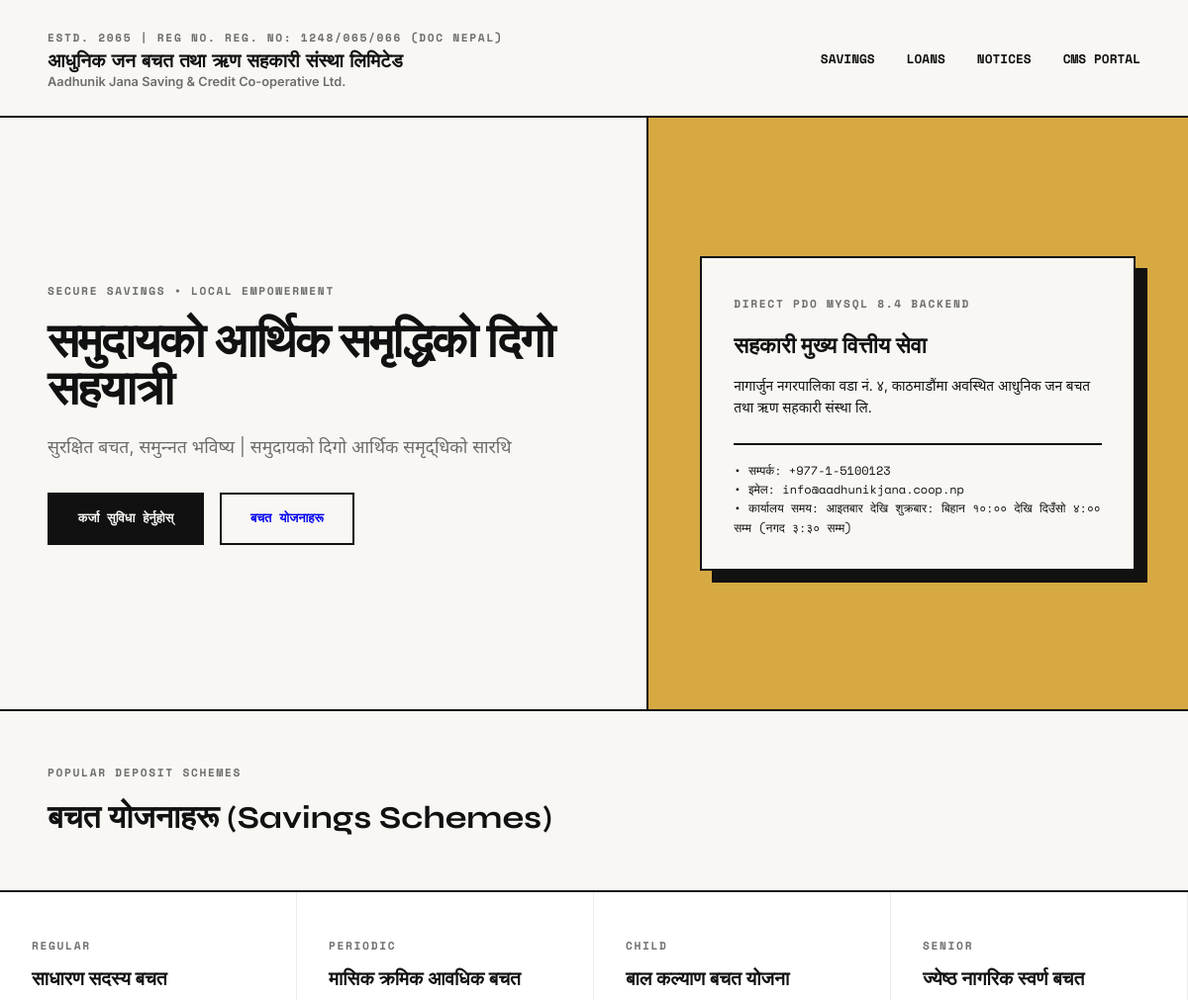
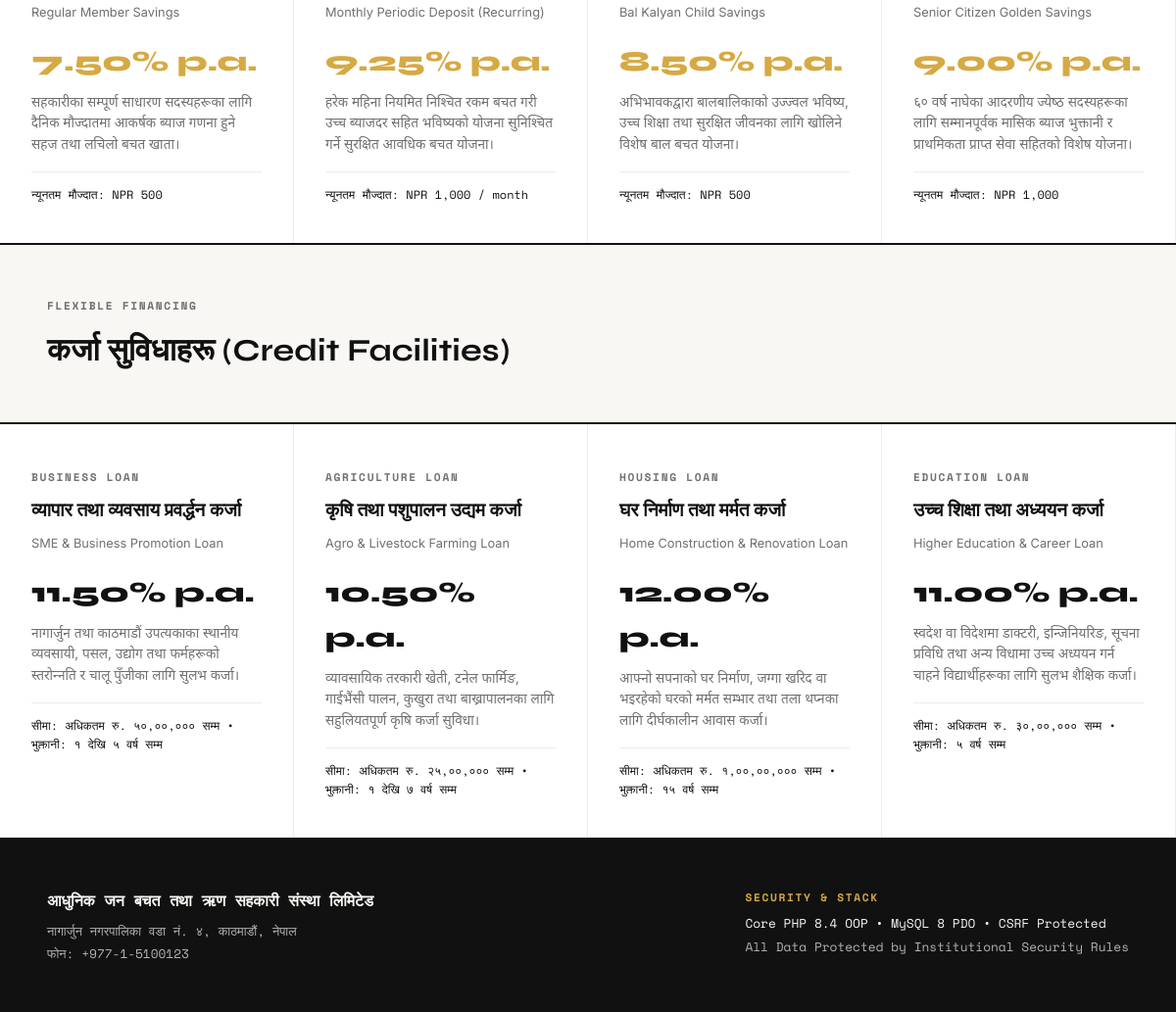
Page /backend/public/index.php on the committed database (2 pictures, top to bottom).
### tables this page shows
CREATE TABLE IF NOT EXISTS `savings_schemes` (
    `id` INT AUTO_INCREMENT PRIMARY KEY,
    `name_en` VARCHAR(150) NOT NULL,
    `name_ne` VARCHAR(150) NOT NULL,
    `category` ENUM('Regular', 'Periodic', 'Special', 'Child', 'Senior') DEFAULT 'Regular',
    `interest_rate` VARCHAR(50) NOT NULL,
    `minimum_deposit` VARCHAR(50) NOT NULL,
    `duration_en` VARCHAR(100) NOT NULL,
    `duration_ne` VARCHAR(100) NOT NULL,
    `description_en` TEXT NOT NULL,
    `description_ne` TEXT NOT NULL,
    `features_json` JSON NULL,
    `features_ne_json` JSON NULL,
    `eligibility_en` VARCHAR(255) NULL,
    `eligibility_ne` VARCHAR(255) NULL,
    `badge` VARCHAR(50) NULL,
    `is_active` TINYINT(1) DEFAULT 1,
    `created_at` TIMESTAMP DEFAULT CURRENT_TIMESTAMP,
    `updated_at` TIMESTAMP DEFAULT CURRENT_TIMESTAMP ON UPDATE CURRENT_TIMESTAMP
);

CREATE TABLE IF NOT EXISTS `loan_schemes` (
    `id` INT AUTO_INCREMENT PRIMARY KEY,
    `name_en` VARCHAR(150) NOT NULL,
    `name_ne` VARCHAR(150) NOT NULL,
    `category` ENUM('Business', 'Agriculture', 'Housing', 'Education', 'Emergency', 'Personal') NOT NULL,
    `interest_rate` VARCHAR(50) NOT NULL,
    `loan_limit_en` VARCHAR(100) NOT NULL,
    `loan_limit_ne` VARCHAR(100) NOT NULL,
    `tenure_en` VARCHAR(100) NOT NULL,
    `tenure_ne` VARCHAR(100) NOT NULL,
    `description_en` TEXT NOT NULL,
    `description_ne` TEXT NOT NULL,
    `features_json` JSON NULL,
    `features_ne_json` JSON NULL,
    `documents_json` JSON NULL,
    `documents_ne_json` JSON NULL,
    `is_active` TINYINT(1) DEFAULT 1,
    `created_at` TIMESTAMP DEFAULT CURRENT_TIMESTAMP,
    `updated_at` TIMESTAMP DEFAULT CURRENT_TIMESTAMP ON UPDATE CURRENT_TIMESTAMP
);

### backend/includes/functions.php (called while the page is built, shortened)
<?php
function e(?string $string): string {
    return htmlspecialchars($string ?? '', ENT_QUOTES, 'UTF-8');
}

### backend/public/index.php (the view, shortened to what this page needs)
<?php
require_once __DIR__ . '/../includes/functions.php';
$db = Database::getConnection();
$settingsStmt = $db->query("SELECT setting_key, setting_value FROM website_settings");
$settings = [];
foreach ($settingsStmt->fetchAll() as $r) {
    $settings[$r['setting_key']] = $r['setting_value'];
}
$savingsStmt = $db->query("SELECT * FROM savings_schemes WHERE is_active = 1 LIMIT 4");
$savingsSchemes = $savingsStmt->fetchAll();
$loansStmt = $db->query("SELECT * FROM loan_schemes WHERE is_active = 1 LIMIT 4");
$loanSchemes = $loansStmt->fetchAll();
?>
<!DOCTYPE html>
<html lang="ne">
<head>
</head>
<body>
    <header>
        <div>
            <span class="label">ESTD. 2065 | REG NO. <?= e($settings['reg_number'] ?? APP_REG_NO) ?></span>
            <div class="logo-title"><?= e($settings['org_name_ne'] ?? APP_NAME_NE) ?></div>
            <div style="font-size: 0.8rem; font-weight: 600; color: var(--ink-medium);"><?= e($settings['org_name_en'] ?? APP_NAME_EN) ?></div>
        </div>
        <nav>
            <ul>
                <li><a href="#savings">Savings</a></li>
                <li><a href="#loans">Loans</a></li>
                <li><a href="#notices">Notices</a></li>
                <li><a href="/admin/index.php">CMS Portal</a></li>
            </ul>
        </nav>
    </header>
    <section class="hero">
        <div class="hero-text">
            <span class="label">SECURE SAVINGS • LOCAL EMPOWERMENT</span>
            <h1>समुदायको आर्थिक समृद्धिको दिगो सहयात्री</h1>
            <p style="font-size: 1.1rem; color: var(--ink-medium); max-width: 580px;">
                <?= e($settings['slogan_ne'] ?? 'सुरक्षित बचत, समुन्नत भविष्य | समुदायको दिगो आर्थिक समृद्धिको सारथि') ?>
            </p>
            <div style="margin-top: 2rem; display: flex; gap: 1rem;">
                <a href="#loans" class="btn btn-primary">कर्जा सुविधा हेर्नुहोस्</a>
                <a href="#savings" class="btn">बचत योजनाहरू</a>
            </div>
        </div>
        <div class="hero-image">
            <div class="hero-card">
                <span class="label">DIRECT PDO MYSQL 8.4 BACKEND</span>
                <h3 style="font-family: 'Syne', sans-serif; font-size: 1.4rem; margin: 0.8rem 0;">सहकारी मुख्य वित्तीय सेवा</h3>
                <p style="font-size: 0.85rem; margin-bottom: 1.5rem;">
                    नागार्जुन नगरपालिका वडा नं. ४, काठमाडौंमा अवस्थित आधुनिक जन बचत तथा ऋण सहकारी संस्था लि.
                </p>
                <div style="border-top: 2px solid var(--ink); padding-top: 1rem; font-family: 'Space Mono', monospace; font-size: 0.75rem;">
                    <div>• सम्पर्क: <?= e($settings['phone'] ?? '+977-1-5100123') ?></div>
                    <div>• इमेल: <?= e($settings['email'] ?? 'info@aadhunikjana.coop.np') ?></div>
                    <div>• कार्यालय समय: <?= e($settings['office_hours_ne'] ?? '१०:०० - ४:००') ?></div>
                </div>
            </div>
        </div>
    </section>
    <div style="padding: 3rem 4vw; border-bottom: 2px solid var(--ink);" id="savings">
        <span class="label">POPULAR DEPOSIT SCHEMES</span>
        <h2 style="font-family: 'Syne', sans-serif; font-size: 2rem; margin-top: 0.5rem;">बचत योजनाहरू (Savings Schemes)</h2>
    </div>
    <div class="grid-section">
        <?php foreach ($savingsSchemes as $s): ?>
            <div class="grid-item">
                <span class="label"><?= e($s['category']) ?></span>
                <h3 style="font-family: 'Syne', sans-serif; font-size: 1.2rem; margin: 0.5rem 0;"><?= e($s['name_ne']) ?></h3>
                <div style="font-size: 0.8rem; color: var(--ink-medium); margin-bottom: 1rem;"><?= e($s['name_en']) ?></div>
                <div style="font-family: 'Syne', sans-serif; font-size: 1.8rem; font-weight: 800; color: var(--accent); margin-bottom: 0.5rem;">
                    <?= e($s['interest_rate']) ?>
                </div>
                <p style="font-size: 0.85rem; color: var(--ink-medium); margin-bottom: 1rem;"><?= e($s['description_ne']) ?></p>
                <div style="font-family: 'Space Mono', monospace; font-size: 0.75rem; border-top: 1px solid var(--ink-faint); padding-top: 0.8rem;">
                    न्यूनतम मौज्दात: <?= e($s['minimum_deposit']) ?>
                </div>
            </div>
        <?php endforeach; ?>
    </div>
    <div style="padding: 3rem 4vw; border-bottom: 2px solid var(--ink);" id="loans">
        <span class="label">FLEXIBLE FINANCING</span>
        <h2 style="font-family: 'Syne', sans-serif; font-size: 2rem; margin-top: 0.5rem;">कर्जा सुविधाहरू (Credit Facilities)</h2>
    </div>
    <div class="grid-section">
        <?php foreach ($loanSchemes as $l): ?>
            <div class="grid-item">
                <span class="label"><?= e($l['category']) ?> LOAN</span>
                <h3 style="font-family: 'Syne', sans-serif; font-size: 1.2rem; margin: 0.5rem 0;"><?= e($l['name_ne']) ?></h3>
                <div style="font-size: 0.8rem; color: var(--ink-medium); margin-bottom: 1rem;"><?= e($l['name_en']) ?></div>
                <div style="font-family: 'Syne', sans-serif; font-size: 1.8rem; font-weight: 800; margin-bottom: 0.5rem;">
                    <?= e($l['interest_rate']) ?>
                </div>
                <p style="font-size: 0.85rem; color: var(--ink-medium); margin-bottom: 1rem;"><?= e($l['description_ne']) ?></p>
                <div style="font-family: 'Space Mono', monospace; font-size: 0.75rem; border-top: 1px solid var(--ink-faint); padding-top: 0.8rem;">
                    सीमा: <?= e($l['loan_limit_ne']) ?> • भुक्तानी: <?= e($l['tenure_ne']) ?>
                </div>
            </div>
        <?php endforeach; ?>
    </div>
    <footer>
        <div style="display: flex; justify-content: space-between; flex-wrap: wrap; gap: 2rem;">
            <div>
                <div style="font-weight: 700; font-size: 1rem;"><?= e($settings['org_name_ne'] ?? APP_NAME_NE) ?></div>
                <div style="margin-top: 0.5rem; opacity: 0.7;"><?= e($settings['address_ne'] ?? APP_LOCATION) ?></div>
                <div style="margin-top: 0.2rem; opacity: 0.7;">फोन: <?= e($settings['phone'] ?? '+977-1-5100123') ?></div>
            </div>
            <div>
                <div class="label" style="color: var(--accent);">SECURITY & STACK</div>
                <div style="margin-top: 0.5rem;">Core PHP 8.4 OOP • MySQL 8 PDO • CSRF Protected</div>
                <div style="opacity: 0.7; margin-top: 0.2rem;">All Data Protected by Institutional Security Rules</div>
            </div>
        </div>
    </footer>
</body>
</html>

### backend/public/index.php (style rules this page uses)
:root { --bg: #f8f7f4; --ink: #111111; --accent: #d6a943; --ink-faint: rgba(17, 17, 17, 0.08); --ink-medium: rgba(17, 17, 17, 0.6); }
* { margin: 0; padding: 0; box-sizing: border-box; }
body { background-color: var(--bg); color: var(--ink); font-family: 'Inter', 'Noto Sans Devanagari', sans-serif; line-height: 1.6; }
.label { font-family: 'Space Mono', monospace; font-size: 0.7rem; text-transform: uppercase; letter-spacing: 0.15em; color: var(--ink-medium); font-weight: 700; }
header { display: grid; grid-template-columns: 1fr auto; padding: 1.5rem 4vw; border-bottom: 2px solid var(--ink); align-items: center; background: var(--bg); position: sticky; top: 0; z-index: 100; }
.logo-title { font-family: 'Syne', sans-serif; font-size: 1.2rem; font-weight: 800; line-height: 1.2; }
nav ul { display: flex; gap: 2rem; list-style: none; }
nav a { text-decoration: none; color: var(--ink); font-size: 0.8rem; font-weight: 700; font-family: 'Space Mono', monospace; text-transform: uppercase; }
.hero { display: grid; grid-template-columns: 1.2fr 1fr; min-height: 75vh; border-bottom: 2px solid var(--ink); }
.hero-text { padding: 6vw 4vw; border-right: 2px solid var(--ink); display: flex; flex-direction: column; justify-content: center; }
h1 { font-family: 'Syne', sans-serif; font-size: clamp(2rem, 4vw, 4rem); line-height: 1; margin: 1.2rem 0; letter-spacing: -0.03em; }
.hero-image { background: var(--accent); display: flex; align-items: center; justify-content: center; padding: 4vw; }
.hero-card { background: var(--bg); border: 2px solid var(--ink); padding: 2rem; width: 100%; max-width: 440px; box-shadow: 12px 12px 0 var(--ink); }
.grid-section { display: grid; grid-template-columns: repeat(auto-fit, minmax(280px, 1fr)); border-bottom: 2px solid var(--ink); }
.grid-item { padding: 2.5rem 2rem; border-right: 1px solid var(--ink-faint); background: #ffffff; }
.btn { display: inline-flex; align-items: center; padding: 0.9rem 1.8rem; border: 2px solid var(--ink); font-family: 'Space Mono', monospace; font-weight: 700; text-transform: uppercase; text-decoration: none; cursor: pointer; font-size: 0.8rem; }
.btn-primary { background: var(--ink); color: var(--bg); }
footer { padding: 4vw; background: var(--ink); color: var(--bg); border-top: 2px solid var(--ink); font-family: 'Space Mono', monospace; font-size: 0.8rem; }

### rows in the picture
savings_schemes: category "REGULAR", name_ne "साधारण सदस्य बचत", name_en "Regular Member Savings", interest_rate "7.50% p.a.", description_ne "सहकारीका सम्पूर्ण साधारण सदस्यहरूका लागि दैनिक मौज्दातमा आकर्षक ब्याज गणना हुने सहज तथा लचिलो बचत खाता।", minimum_deposit "NPR 500"
savings_schemes: category "PERIODIC", name_ne "मासिक क्रमिक आवधिक बचत", name_en "Monthly Periodic Deposit (Recurring)", interest_rate "9.25% p.a.", description_ne "हरेक महिना नियमित निश्चित रकम बचत गरी उच्च ब्याजदर सहित भविष्यको योजना सुनिश्चित गर्ने सुरक्षित आवधिक बचत योजना।", minimum_deposit "NPR 1,000 / month"
savings_schemes: category "CHILD", name_ne "बाल कल्याण बचत योजना", name_en "Bal Kalyan Child Savings", interest_rate "8.50% p.a.", description_ne "अभिभावकद्वारा बालबालिकाको उज्ज्वल भविष्य, उच्च शिक्षा तथा सुरक्षित जीवनका लागि खोलिने विशेष बाल बचत योजना।", minimum_deposit "NPR 500"
savings_schemes: category "SENIOR", name_ne "ज्येष्ठ नागरिक स्वर्ण बचत", name_en "Senior Citizen Golden Savings", interest_rate "9.00% p.a.", description_ne "६० वर्ष नाघेका आदरणीय ज्येष्ठ सदस्यहरूका लागि सम्मानपूर्वक मासिक ब्याज भुक्तानी र प्राथमिकता प्राप्त सेवा सहितको विशेष योजना।", minimum_deposit "NPR 1,000"
loan_schemes: category "BUSINESS", name_ne "व्यापार तथा व्यवसाय प्रवर्द्धन कर्जा", name_en "SME & Business Promotion Loan", interest_rate "11.50% p.a.", description_ne "नागार्जुन तथा काठमाडौं उपत्यकाका स्थानीय व्यवसायी, पसल, उद्योग तथा फर्महरूको स्तरोन्नति र चालू पुँजीका लागि सुलभ कर्जा।", loan_limit_ne "अधिकतम रु. ५०,००,००० सम्म", tenure_ne "१ देखि ५ वर्ष सम्म"
loan_schemes: category "AGRICULTURE", name_ne "कृषि तथा पशुपालन उद्यम कर्जा", name_en "Agro & Livestock Farming Loan", interest_rate "10.50% p.a.", description_ne "व्यावसायिक तरकारी खेती, टनेल फार्मिङ, गाईभैंसी पालन, कुखुरा तथा बाख्रापालनका लागि सहुलियतपूर्ण कृषि कर्जा सुविधा।", loan_limit_ne "अधिकतम रु. २५,००,००० सम्म", tenure_ne "१ देखि ७ वर्ष सम्म"
loan_schemes: category "HOUSING", name_ne "घर निर्माण तथा मर्मत कर्जा", name_en "Home Construction & Renovation Loan", interest_rate "12.00% p.a.", description_ne "आफ्नो सपनाको घर निर्माण, जग्गा खरिद वा भइरहेको घरको मर्मत सम्भार तथा तला थप्नका लागि दीर्घकालीन आवास कर्जा।", loan_limit_ne "अधिकतम रु. १,००,००,००० सम्म", tenure_ne "१५ वर्ष सम्म"
loan_schemes: category "EDUCATION", name_ne "उच्च शिक्षा तथा अध्ययन कर्जा", name_en "Higher Education & Career Loan", interest_rate "11.00% p.a.", description_ne "स्वदेश वा विदेशमा डाक्टरी, इन्जिनियरिङ, सूचना प्रविधि तथा अन्य विधामा उच्च अध्ययन गर्न चाहने विद्यार्थीहरूका लागि सुलभ शैक्षिक कर्जा।", loan_limit_ne "अधिकतम रु. ३०,००,००० सम्म", tenure_ne "५ वर्ष सम्म"

### other values in the picture
$settings['reg_number'] "REG. NO: 1248/065/066 (DOC NEPAL)"
$settings['org_name_ne'] "आधुनिक जन बचत तथा ऋण सहकारी संस्था लिमिटेड"
$settings['org_name_en'] "Aadhunik Jana Saving & Credit Co-operative Ltd."
$settings['slogan_ne'] "सुरक्षित बचत, समुन्नत भविष्य | समुदायको दिगो आर्थिक समृद्धिको सारथि"
$settings['phone'] "+977-1-5100123"
$settings['email'] "info@aadhunikjana.coop.np"
$settings['office_hours_ne'] "आइतबार देखि शुक्रबार: बिहान १०:०० देखि दिउँसो ४:०० सम्म (नगद ३:३० सम्म)"
$settings['address_ne'] "नागार्जुन नगरपालिका वडा नं. ४, काठमाडौं, नेपाल"
